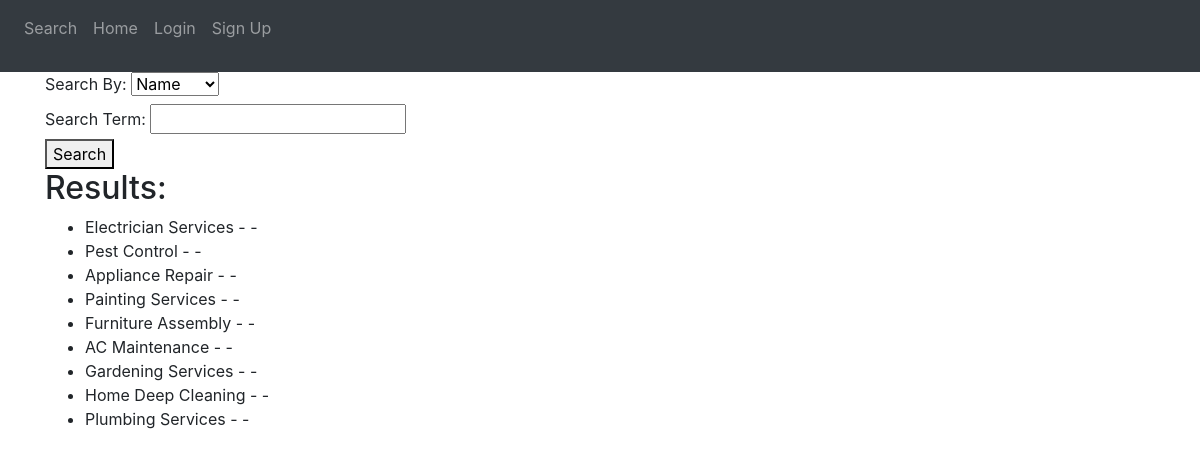
Screenshot of /customer/search with the database file from the repository.
### website/models.py (models this page shows)
class Service(db.Model):
    __tablename__ = "service"
    id = db.Column(db.Integer, primary_key=True)
    name = db.Column(db.String(80), nullable=False)
    description = db.Column(db.String, nullable=False)
    base_price=db.Column(db.Integer,nullable=False)
    service_professional=db.relationship('Service_professional')

### website/views.py (the view)
@views.route('/customer/search', methods=['GET'])
def search():
    search_by = request.args.get('search_by', '')  # The selected option
    search_term = request.args.get('search_term', '')  # The user input for search term
    query = Service.query
    if search_by == 'name' and search_term:
        query = query.filter(Service.name.ilike(f'%{search_term}%'))
    elif search_by == 'location' and search_term:
        query = query.filter(Service_professional.pincode.ilike(f'%{search_term}%'))
    results = query.all()
    return render_template('customer_search.html', results=results, search_by=search_by, search_term=search_term)

### website/templates/customer_search.html (shortened to what this page needs)
{% extends "base.html" %}     {%block welcome%}<p class="nav-item nav-link">Search</p>{%endblock%}<script>
{% block title %}Search{% endblock %} {% block content
%}
<form method="get" action="/customer/search">
    <label for="search_by">Search By:</label>
    <select id="search_by" name="search_by" onchange="updateInputType()">
        <option value="name" {% if search_by == 'name' %}selected{% endif %}>Name</option>
    </select>
    <br>
    <label for="search_term">Search Term:</label>
    <input
        id="search_term"
        name="search_term"
        type="{% if search_by == 'date' %}date{% else %}text{% endif %}"
        value="{{ search_term }}"
    >
    <br>
    <button type="submit">Search</button>
</form>
<h2>Results:</h2>
{% if results %}
    <ul>
        {% for event in results %}
            <li>{{ event.name }} - {{ event.location }} - {{ event.date }}</li>
        {% endfor %}
    </ul>
{% else %}
    <p>No results found.</p>
{% endif %}
{%endblock%}

### rows the page displays
Service: name "Electrician Services"
Service: name "Pest Control"
Service: name "Appliance Repair"
Service: name "Painting Services"
Service: name "Furniture Assembly"
Service: name "AC Maintenance"
Service: name "Gardening Services"
Service: name "Home Deep Cleaning"
Service: name "Plumbing Services"
